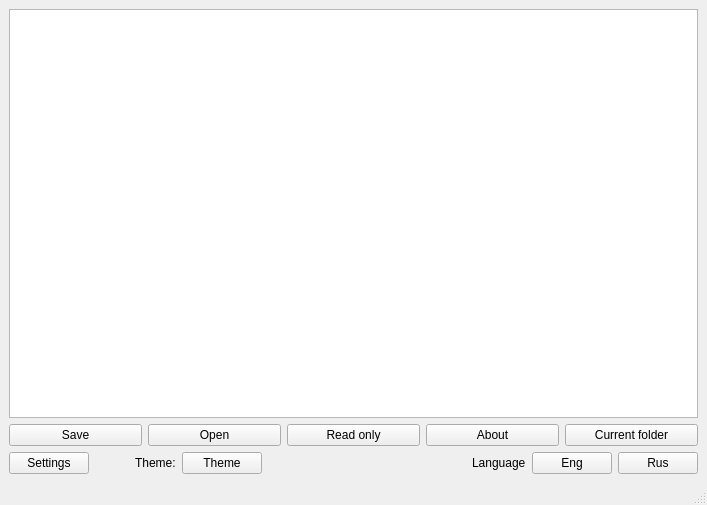
<?xml version="1.0" encoding="UTF-8"?>
<ui version="4.0">
 <class>MainWindow</class>
 <widget class="QMainWindow" name="MainWindow">
  <property name="geometry">
   <rect>
    <x>0</x>
    <y>0</y>
    <width>707</width>
    <height>505</height>
   </rect>
  </property>
  <property name="windowTitle">
   <string>MainWindow</string>
  </property>
  <widget class="QWidget" name="centralwidget">
   <layout class="QGridLayout" name="gridLayout_2">
    <item row="0" column="0">
     <layout class="QVBoxLayout" name="verticalLayout">
      <item>
       <layout class="QGridLayout" name="gridLayout">
        <item row="1" column="0">
         <widget class="QPushButton" name="SaveButton">
          <property name="text">
           <string>Save</string>
          </property>
         </widget>
        </item>
        <item row="1" column="1">
         <widget class="QPushButton" name="OpenButton">
          <property name="text">
           <string>Open</string>
          </property>
         </widget>
        </item>
        <item row="1" column="2">
         <widget class="QPushButton" name="ROOpenButton">
          <property name="text">
           <string>Read only</string>
          </property>
         </widget>
        </item>
        <item row="1" column="3">
         <widget class="QPushButton" name="HelpButton">
          <property name="text">
           <string>About</string>
          </property>
         </widget>
        </item>
        <item row="1" column="4">
         <widget class="QPushButton" name="CurrFolderButton">
          <property name="text">
           <string>Current folder</string>
          </property>
         </widget>
        </item>
        <item row="0" column="0" colspan="5">
         <widget class="QPlainTextEdit" name="Editor"/>
        </item>
       </layout>
      </item>
      <item>
       <layout class="QHBoxLayout" name="horizontalLayout" stretch="0,0,0,0,5,1,1,1">
        <item>
         <widget class="QPushButton" name="Setts">
          <property name="text">
           <string>Settings</string>
          </property>
         </widget>
        </item>
        <item>
         <spacer name="horizontalSpacer_2">
          <property name="orientation">
           <enum>Qt::Horizontal</enum>
          </property>
          <property name="sizeHint" stdset="0">
           <size>
            <width>40</width>
            <height>20</height>
           </size>
          </property>
         </spacer>
        </item>
        <item>
         <widget class="QLabel" name="ThemeLable">
          <property name="text">
           <string>Theme:</string>
          </property>
         </widget>
        </item>
        <item>
         <widget class="QPushButton" name="ThemeChange">
          <property name="text">
           <string>Theme</string>
          </property>
         </widget>
        </item>
        <item>
         <spacer name="horizontalSpacer">
          <property name="orientation">
           <enum>Qt::Horizontal</enum>
          </property>
          <property name="sizeHint" stdset="0">
           <size>
            <width>40</width>
            <height>20</height>
           </size>
          </property>
         </spacer>
        </item>
        <item>
         <widget class="QLabel" name="TrText">
          <property name="text">
           <string>Language</string>
          </property>
         </widget>
        </item>
        <item>
         <widget class="QPushButton" name="TrEng">
          <property name="text">
           <string>Eng</string>
          </property>
         </widget>
        </item>
        <item>
         <widget class="QPushButton" name="TrRus">
          <property name="text">
           <string>Rus</string>
          </property>
         </widget>
        </item>
       </layout>
      </item>
     </layout>
    </item>
   </layout>
  </widget>
  <widget class="QMenuBar" name="menubar">
   <property name="geometry">
    <rect>
     <x>0</x>
     <y>0</y>
     <width>707</width>
     <height>20</height>
    </rect>
   </property>
  </widget>
  <widget class="QStatusBar" name="statusbar"/>
 </widget>
 <resources/>
 <connections/>
</ui>
